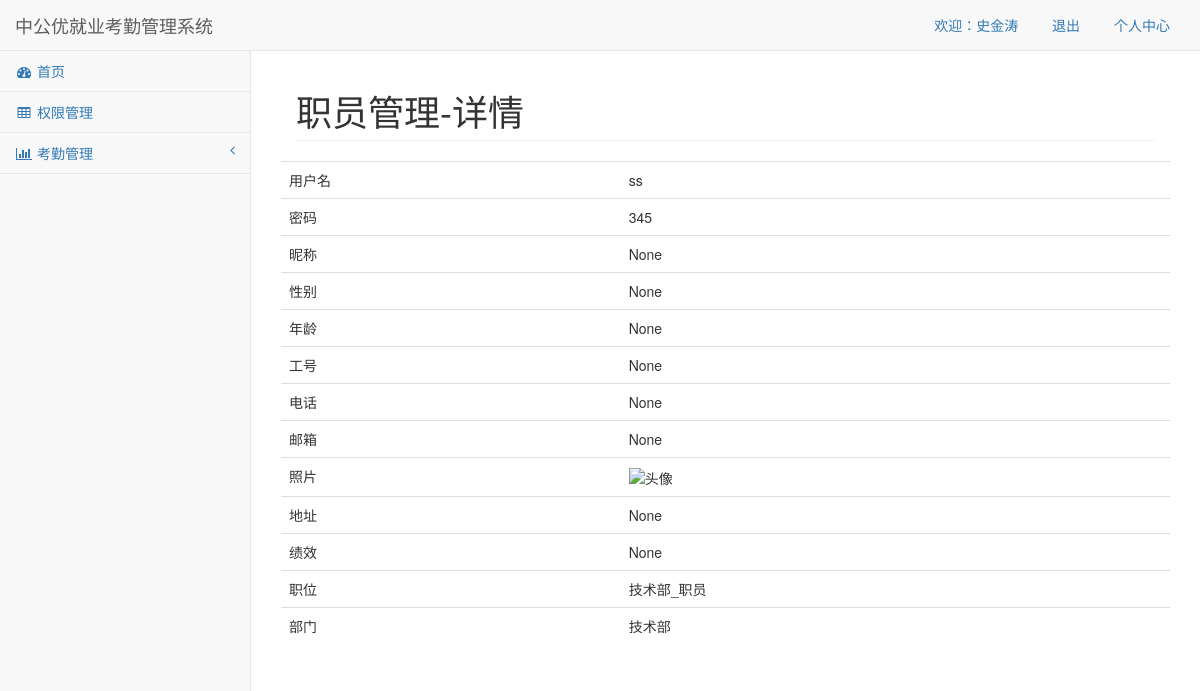
Page /detail_person/?id=4 (signed in) on the committed database.
### models.py (models this page shows, shortened)
class Base(db.Model):
    __abstract__ = True
    id = db.Column(db.Integer,primary_key=True,autoincrement=True)

class Person(Base):
    __tablename__ = "person"
    name = db.Column(db.String(32),nullable=False)
    password = db.Column(db.String(32),nullable=False)
    nickname = db.Column(db.String(32),nullable=True)
    gender = db.Column(db.String(32),nullable=True)
    age = db.Column(db.Integer,nullable=True)
    job_num = db.Column(db.String(32),nullable=True)
    phone = db.Column(db.String(32),nullable=True)
    email = db.Column(db.String(32),nullable=True)
    picture = db.Column(db.String(64),nullable=True)
    address = db.Column(db.String(64),nullable=True)
    score = db.Column(db.Float,nullable=True)
    position_id = db.Column(db.Integer,db.ForeignKey("position.id"))
    positions = db.relationship("Position",backref="person")

class Position(Base):
    __tablename__ = "position"
    name = db.Column(db.String(32),nullable=True)  # 职位名称
    level = db.Column(db.Integer) # 职级  1,2,3
    Department_id = db.Column(db.Integer,db.ForeignKey("department.id"))

class Department(Base):
    __tablename__ = "department"
    name = db.Column(db.String(32)) # 部门名称
    desc = db.Column(db.Text) # 部门描述
    positions = db.relationship("Position",backref="dept")

### views.py (the view)
@app.route("/detail_person/")
@log_delimit
def detail_person():
    id = request.args.get("id")
    person = Person.query.get(id)
    username = person.name
    password = person.password
    nickname = person.nickname
    gender = person.gender
    return render_template("detail_person1.html",person=person)

### views.py (called while the page is built)
def log_delimit(fun):
    @wraps(fun)
    def inner():
        person_name = request.cookies.get("person_name")
        if person_name:
            return fun()
        return redirect("/")
    return inner

@app.add_template_global
def aa():
    result = {
        'news': False,
        'renshi': False
    }
    person_id = request.cookies.get('person_id')
    person_obj = Person.query.get(person_id)
    pos_obj = person_obj.positions  # 职位对象
    permission_obj_list = pos_obj.permission  # 权限对象。
    for permission_obj in permission_obj_list:
        if permission_obj.name == '新闻管理':
            result['news'] = True
        if permission_obj.name == '人事管理':
            result['renshi'] = True
        if permission_obj.name == '考勤管理':
            result['kaoqin'] = True
    return result

### templates/detail_person1.html (shortened to what this page needs)
{% extends "base.html" %}
{% block contain_title %}
职员管理-详情
{% endblock %}
{% block contain %}
  <div class="row">
                <div class="col-lg-12">
                    <div class="row">
                        <table class="table">
                            <tr>
                                <td>用户名</td>
                                <td>{{ person.name }}</td>
                            </tr>
                            <tr>
                                <td>密码</td>
                                <td>{{ person.password }}</td>
                            </tr>
                            <tr>
                                <td>昵称</td>
                                <td>{{ person.nickname }}</td>
                            </tr>
                            <tr>
                                <td>性别</td>
                                <td>{{ person.gender }}</td>
                            </tr>
                            <tr>
                                <td>年龄</td>
                                <td>{{ person.age }}</td>
                            </tr>
                            <tr>
                                <td>工号</td>
                                <td>{{ person.job_num }}</td>
                            </tr>
                            <tr>
                                <td>电话</td>
                                <td>{{ person.phone }}</td>
                            </tr>
                            <tr>
                                <td>邮箱</td>
                                <td>{{ person.email }}</td>
                            </tr>
                            <tr>
                                <td>照片</td>
                                <td>
                                    <img src="/{{ person.picture }}" alt="头像" width="100px">
                                </td>
                            </tr>
                            <tr>
                                <td>地址</td>
                                <td>{{ person.address }}</td>
                            </tr>
                            <tr>
                                <td>绩效</td>
                                <td>{{ person.score }}</td>
                            </tr>
                            <tr>
                                <td>职位</td>
                                <td>{{ person.positions.name }}</td>
                            </tr>
                            <tr>
                                <td>部门</td>
                                <td>{{ person.positions.dept.name }}</td>
                            </tr>
                        </table>
                    </div>
                </div>
            </div>
{% endblock %}

### templates/base.html (shortened to what this page needs)
<!DOCTYPE html>
<html lang="en">
<head>
    <link href="../static/lib/sb-admin/vendor/bootstrap/css/bootstrap.min.css" rel="stylesheet">
    <link href="../static/lib/sb-admin/vendor/metisMenu/metisMenu.min.css" rel="stylesheet">
    <link href="../static/lib/sb-admin/dist/css/sb-admin-2.css" rel="stylesheet">
    <link href="../static/lib/sb-admin/vendor/font-awesome/css/font-awesome.min.css" rel="stylesheet" type="text/css">
    <link href="../static/css/index.css" rel="stylesheet" type="text/css">
</head>
<body>
<div id="wrapper">
    <nav class="navbar navbar-default navbar-static-top" role="navigation" style="margin-bottom: 0">
        <div class="navbar-header">
            <a class="navbar-brand" href="./base.html">中公优就业考勤管理系统</a>
        </div>
        <ul class="nav navbar-top-links navbar-right">
            <li>
                <a>欢迎：<span>{{ request.cookies.get("person_name") }}</span></a>
            </li>
            <li>
                <a href="/exit/">退出</a>
            </li>
            <li>
                <a href="./profile.html">个人中心</a>
            </li>
        </ul>
        <div class="navbar-default sidebar" role="navigation">
            <div class="sidebar-nav navbar-collapse">
                <ul class="nav" id="side-menu">
                    <li>
                        <a href="/index/"><i class="fa fa-dashboard fa-fw"></i> 首页</a>
                    </li>
                    <li>
                        <a href="/permission/"><i class="fa fa-table fa-fw"></i> 权限管理</a>
                    </li>
{% if aa().kaoqin == True %}
                    <li>
                        <a href="#"><i class="fa fa-bar-chart-o fa-fw"></i> 考勤管理<span class="fa arrow"></span></a>
                    </li>
                {% endif %}
                </ul>
            </div>
        </div>
    </nav>
    <div id="page-wrapper">
        <div class="container-fluid">
            <div class="row">
                <div class="col-lg-12">
                    <h1 class="page-header">{% block contain_title %}首页{% endblock %}</h1>
                </div>
            </div>
        {% block contain %}{% endblock %}
        </div>
    </div>
</div>
</body>
</html>

### rows in the picture
Person: cookies.get "史金涛"
Person: name "ss", password "345", nickname "None", gender "None", age "None", job_num "None", phone "None", email "None", address "None", score "None"
Position: positions.name "技术部_职员"
Department: positions.dept.name "技术部"
